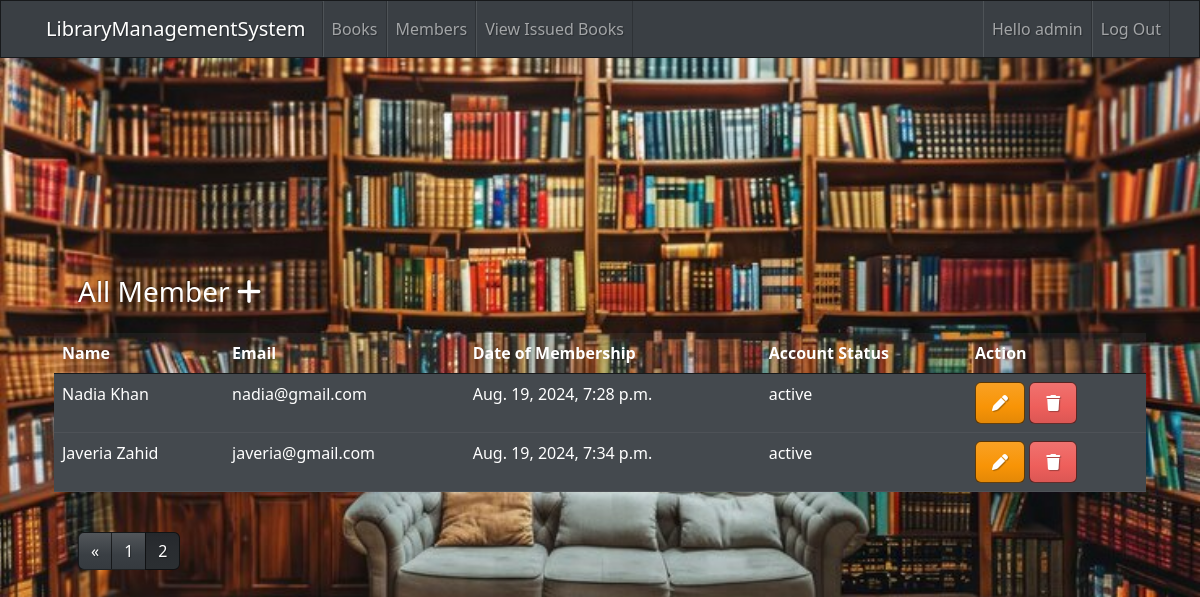
The page /library/members/?page=2 (signed in) on the database its author committed.
### library/models.py (models this page shows, shortened)
class Member(AbstractUser):
    STATUS_CHOICES = [
        ('active', 'Active'),
        ('closed', 'Closed'),
        ('blacklist', 'Blacklist'),
    ]
    USER = [
        ('librarian', 'Librarian'),
        ('student', 'Student'),
    ]
    user_type = models.CharField(choices=USER, max_length=50, default='student')
    membership_date = models.DateTimeField(auto_now_add=True)
    membership_status = models.CharField(max_length=20, choices=STATUS_CHOICES, default='active')

### library/decorators.py (the view)
    def _wrapped_view_func(request, *args, **kwargs):
        if request.user.user_type == 'librarian' or request.user.is_staff:
            return view_func(request, *args, **kwargs)
        else:
            raise PermissionDenied

### library/views.py (called while the page is built)
@login_required
@librarian_or_admin_required
def MemberListView(request):
    member = Member.objects.all()
    paginator = Paginator(member, 2)
    page_number = request.GET.get('page')
    member_obj = paginator.get_page(page_number)
    context = {
        'member_obj': member_obj
    }
    return render(request, 'members.html', context)

### library/templates/members.html (shortened to what this page needs)
{% extends 'base.html' %}
{% block content %}
<div class="container-fluid">
    <h3 class="m-4">All Member <a href="{% url 'add_member' %}"><i class="fa-solid fa-plus mt-5"></i></a></h3>
    <div class="table-responsive">
        <table class="table">
            <thead>
                <tr>
                    <th scope="col">Name</th>
                    <th scope="col">Email</th>
                    <th scope="col">Date of Membership</th>
                    <th scope="col">Account Status</th>
                    <th scope="col">Action</th>
                </tr>
            </thead>
            <tbody>
                {% for member in member_obj %}
                <tr class="table-primary">
                    <td>{{ member.first_name }} {{ member.last_name }}</td>
                    <td>{{ member.email }}</td>
                    <td>{{ member.membership_date }}</td>
                    <td>{{ member.membership_status }}</td>
                    <td>
                        <a href="{% url 'edit_member' member.id %}"><i class="fa-solid fa-pen btn btn-warning"></i></a>
                        <a href="" data-bs-toggle="modal" data-bs-target="#deleteMember{{member.id}}"><i class="fa-solid fa-trash btn btn-danger"></i></a>
                    </td>
                </tr>
                {% endfor %}
            </tbody>
        </table>
    </div>
    {% if member_obj.paginator.num_pages > 1 %}
    <div class="m-4">
        <ul class="pagination">
            {% if member_obj.has_previous %}
            <li class="page-item">
                <a class="page-link" href="?page={{ member_obj.previous_page_number }}">&laquo;</a>
            </li>
            {% endif %}
            {% for page in member_obj.paginator.page_range %}
            {% if page == member_obj.number %}
            <li class="page-item active">
                <a class="page-link" href="?page={{ page }}">{{ page }}</a>
            </li>
            {% else %}
            <li class="page-item">
                <a class="page-link" href="?page={{ page }}">{{ page }}</a>
            </li>
            {% endif %}
            {% endfor %}
        </ul>
    </div>
    {% endif %}
</div>
{% endblock content %}

### library/templates/nav.html (shortened to what this page needs)
<div class="navbar navbar-expand-lg fixed-top navbar-dark bg-primary">
    <div class="container">
      <span class="navbar-brand">LibraryManagementSystem</span>
      <div class="collapse navbar-collapse" id="navbarResponsive">
        {% if request.user.is_staff or request.user.user_type == 'librarian' %}
        <ul class="navbar-nav">
            <li class="nav-item">
              <a class="nav-link" href="{% url 'books' %}"
                >Books
              </a>
            </li>
            <li class="nav-item">
              <a class="nav-link" href="{% url 'members' %}">Members</a>
            </li>
            <li class="nav-item">
              <a class="nav-link" href="{% url 'issue_book_view' %}">View Issued Books</a>
            </li>
        </ul>
        <ul class="navbar-nav ms-md-auto">
          <li class="nav-item">
            <span class="nav-link">Hello {{request.user.username}}</span>
          </li>
          <li class="nav-item">
            <a class="nav-link" href="{% url 'logout' %}">Log Out</a>
          </li>
        </ul>
        {% else %}
        <ul class="navbar-nav ms-md-auto">
            <li class="nav-item">
                <a class="nav-link" href="{% url 'login' %}">Login/Sign Up</a>
            </li>
        </ul>
        {% endif %}
      </div>
    </div>
  </div>

### rows shown on the page
Member: user.username "admin"
Member: first_name "Nadia", last_name "Khan", email "nadia@gmail.com", membership_date "Aug. 19, 2024, 7:28 p.m.", membership_status "active"
Member: first_name "Javeria", last_name "Zahid", email "javeria@gmail.com", membership_date "Aug. 19, 2024, 7:34 p.m.", membership_status "active"

### other values the page prints
{{ page }} "1"
{{ page }} "2"
